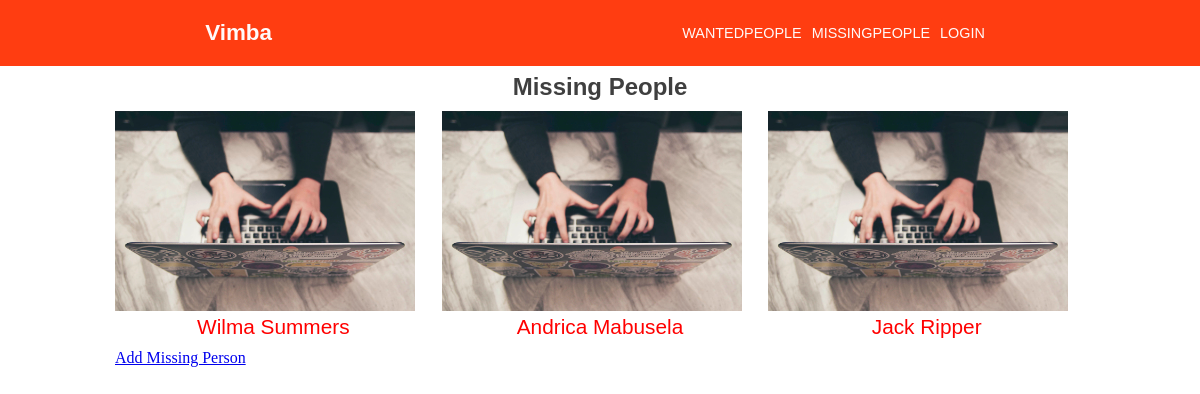
The page /missing_people/ on the database its author committed.
### base/models.py (models this page shows, shortened)
class MissingPerson(models.Model):
    SEX_TYPE = (
        ('Male','Male'),
        ('Female','Female')
    )
    host = models.ForeignKey(User, on_delete=models.SET_NULL, null=True)
    firstname = models.CharField(max_length=200)
    lastname = models.CharField(max_length=200)
    missing_circumstances = models.TextField(null=True ,blank=True)
    gender = models.CharField(max_length=20,choices=SEX_TYPE)
    Police_station = models.CharField(max_length=200)
    station_number = models.CharField(max_length=12)
    e_mail = models.CharField(max_length=200)
    missing_date = models.CharField(max_length=200)
    created = models.DateTimeField(auto_now_add=True)
    updated = models.DateTimeField(auto_now=True)
    id = models.UUIDField(default=uuid.uuid4, unique=True,primary_key=True,editable=False)

### base/views.py (the view)
# urls.py: path('missing_people/', views.missing_people, name='missing_people'),
def missing_people(request):
    missingPeople = MissingPerson.objects.all()
    context = {
        'missingPeople':missingPeople
    }
    return render(request,'base/missing_people.html',context)

### base/templates/base/missing_people.html (shortened to what this page needs)
{% extends 'main.html' %}
{% load static %}
{% block content %}
          <div class="subheader">
            <h2> Missing People</h2>
          </div>
          <div class="blocks">
            {% for person in missingPeople %}
            <div class="block">
              <a href="{% url 'missing_person' person.id %}">
                <div class="blockimg">
                  <img src="{% static 'img/portfolio8.jpg' %}" alt="" height="200" />
                </div>
              </a>
              <div class="divider">
                <div class="left">
                  <p>{{person.firstname}} {{person.lastname}}</p>
                </div>
              </div>
            </div>
            {% endfor %}
            <div class='missing_per'>
              <a href="{% url 'adding_missing_person' %}">Add Missing Person</a>
            </div>
        </div>
    </div>
</div>
{% endblock content %}

### static/css/styles.css (style rules this page uses)
* { margin: 0; box-sizing: border-box; }
.subheader { margin-block:5px 10px ; text-align: center; }
.subheader h2 { color: rgba(0, 0, 0, 0.753); font-family: Verdana, Geneva, Tahoma, sans-serif; text-transform: capitalize; }
.blocks { display: grid; grid-template-columns:1fr 1fr 1fr ; grid-gap:10px; }
.divider { display: flex; justify-content: space-around; }
.divider p { color: red; font-size: 1.3em; text-transform: capitalize; font-family: Verdana, Geneva, Tahoma, sans-serif; }
.subheader { margin-block: 5px 10px; text-align: center; }
.blocks { display: grid; grid-template-columns: 1fr 1fr 1fr; grid-gap: 10px; }

### rows shown on the page
MissingPerson: firstname "Wilma", lastname "Summers"
MissingPerson: firstname "Andrica", lastname "Mabusela"
MissingPerson: firstname "Jack", lastname "Ripper"
